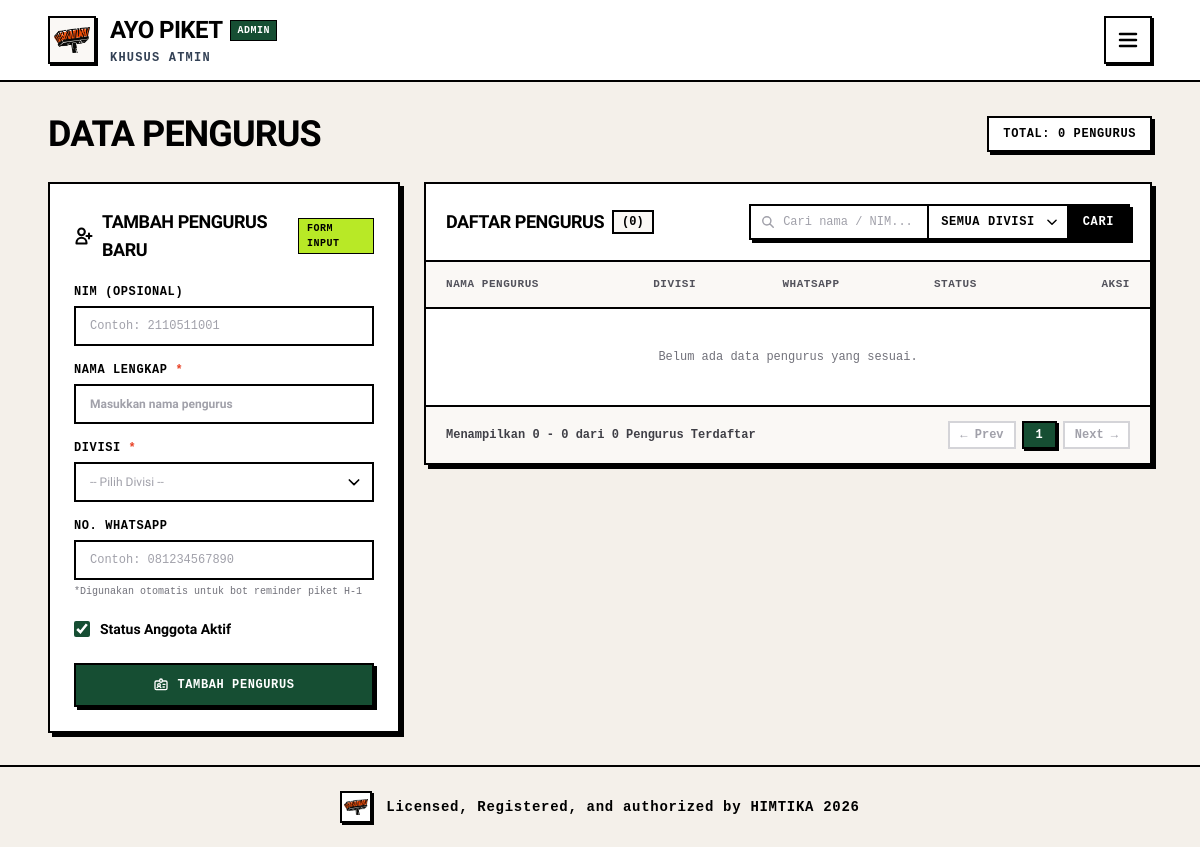
Before: /admin/members.php (signed in) with the older database file.
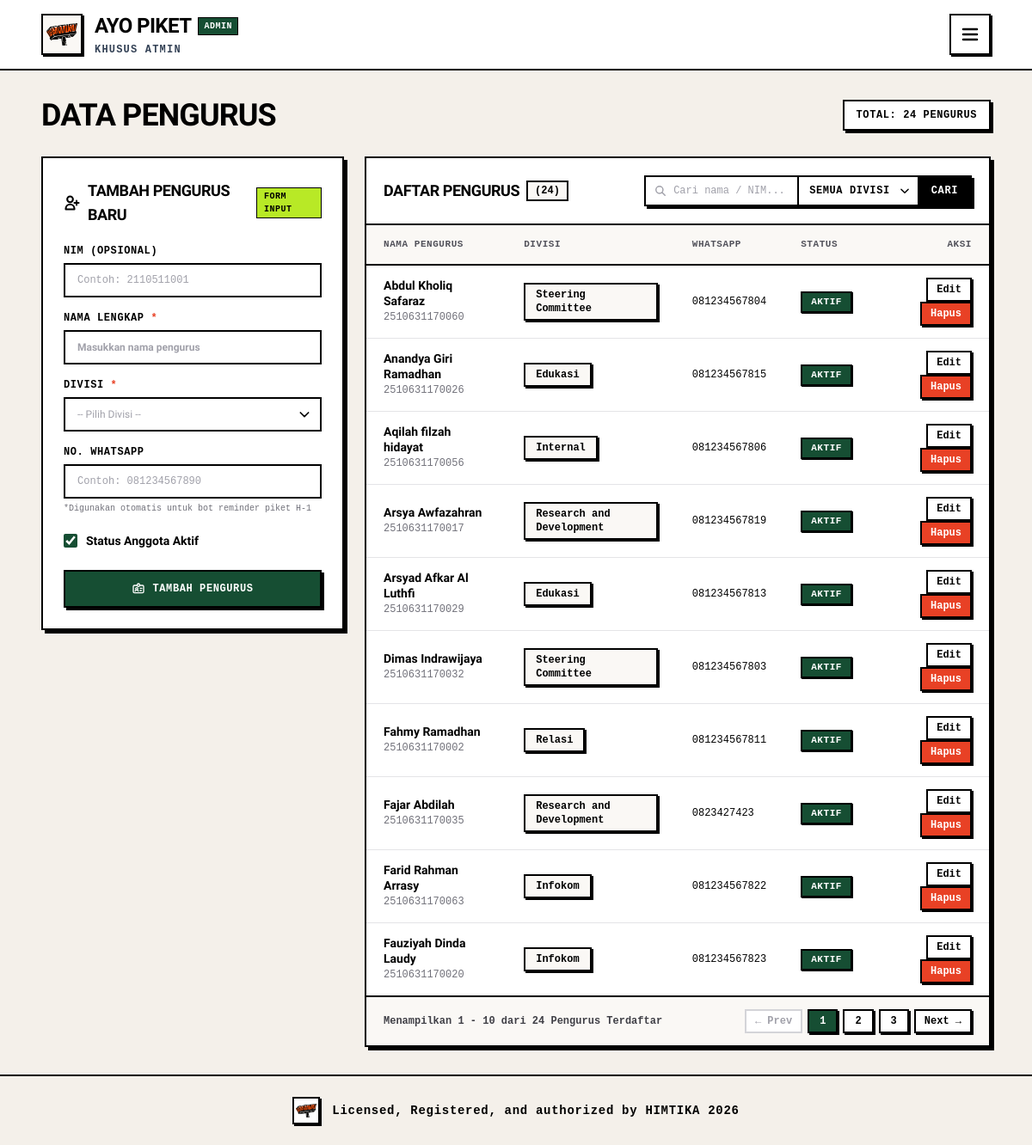
After: the same page with the newer database file.
### tables this page shows
CREATE TABLE IF NOT EXISTS `members` (
  `id` INT AUTO_INCREMENT PRIMARY KEY,
  `nim` VARCHAR(20) NULL UNIQUE,
  `nama` VARCHAR(100) NOT NULL,
  `division_id` INT NOT NULL,
  `no_wa` VARCHAR(20) NULL,
  `is_active` TINYINT(1) DEFAULT 1,
  `created_at` TIMESTAMP DEFAULT CURRENT_TIMESTAMP,
  FOREIGN KEY (`division_id`) REFERENCES `divisions`(`id`) ON DELETE CASCADE
);

CREATE TABLE IF NOT EXISTS `divisions` (
  `id` INT AUTO_INCREMENT PRIMARY KEY,
  `nama_divisi` VARCHAR(100) NOT NULL,
  `created_at` TIMESTAMP DEFAULT CURRENT_TIMESTAMP
);

### includes/functions.php (called while the page is built, shortened)
<?php
function sanitize($data) {
    return htmlspecialchars(trim($data), ENT_QUOTES, 'UTF-8');
}

### admin/members.php (the view, shortened to what the rows shown need)
<?php
require_once __DIR__ . '/../config/database.php';
require_once __DIR__ . '/../includes/functions.php';
$data_edit = null;
$query_str = "
    SELECT m.*, d.nama_divisi
    FROM members m
    JOIN divisions d ON m.division_id = d.id
";
$params = [];
$query_str .= " ORDER BY m.nama ASC";
$stmt_members = $koneksi->prepare($query_str);
$stmt_members->execute($params);
$daftar_pengurus = $stmt_members->fetchAll();
$halaman = max(1, (int)($_GET['page'] ?? 1));
$per_page = 10;
$offset = ($halaman - 1) * $per_page;
$daftar_pengurus_tampil = array_slice($daftar_pengurus, $offset, $per_page);
require_once __DIR__ . '/header.php';
?>
<div class="space-y-6 sm:space-y-7">
    <div class="flex flex-col lg:flex-row lg:items-center lg:justify-between gap-4">
        <div>
            <h1 class="text-2xl sm:text-3xl lg:text-4xl font-black uppercase tracking-tight text-black">
                Data Pengurus
            </h1>
        </div>
    </div>
    <div class="grid grid-cols-1 lg:grid-cols-12 gap-6 items-start">
        <div class="lg:col-span-4 space-y-6">
            <div class="bg-white border-2 border-black shadow-[4px_4px_0px_#000] p-5 sm:p-6">
                <div class="flex items-center justify-between gap-2 mb-5">
                    <div class="flex items-center gap-2">
                        <h2 class="text-base sm:text-lg font-black uppercase tracking-tight text-black">
                            <?= $data_edit ? 'Edit Data Pengurus' : 'Tambah Pengurus Baru' ?>
                        </h2>
                    </div>
                </div>
            </div>
        </div>
        <div class="lg:col-span-8 space-y-6">
            <div class="bg-white border-2 border-black shadow-[4px_4px_0px_#000] overflow-hidden">
                <div class="p-4 sm:p-5 border-b-2 border-black flex flex-col md:flex-row md:items-center md:justify-between gap-3">
                    <div class="flex items-center gap-2">
                        <h2 class="text-base sm:text-lg font-black uppercase tracking-tight text-black">
                            Daftar Pengurus
                        </h2>
                    </div>
                </div>
                <div class="overflow-x-auto">
                    <table class="w-full text-left border-collapse">
                        <thead class="border-b-2 border-black bg-[#FAF8F5] font-mono text-[11px] font-bold uppercase tracking-wider text-zinc-600">
                            <tr>
                                <th class="px-5 py-3.5">NAMA PENGURUS</th>
                                <th class="px-5 py-3.5">DIVISI</th>
                                <th class="px-5 py-3.5">WHATSAPP</th>
                                <th class="px-5 py-3.5">STATUS</th>
                                <th class="px-5 py-3.5 text-right">AKSI</th>
                            </tr>
                        </thead>
                        <tbody class="divide-y divide-zinc-200 bg-white">
                            <?php if (empty($daftar_pengurus_tampil)): ?>
                                <tr>
                                    <td colspan="5" class="px-5 py-10 text-center font-mono text-xs text-zinc-500">
                                        Belum ada data pengurus yang sesuai.
                                    </td>
                                </tr>
                            <?php else: ?>
                                <?php foreach ($daftar_pengurus_tampil as $m): ?>
                                    <tr class="hover:bg-[#FAF8F5] transition">
                                        <td class="px-5 py-3.5">
                                            <div class="font-bold text-sm text-black leading-tight">
                                                <?= sanitize($m['nama']) ?>
                                            </div>
                                            <div class="font-mono text-xs text-zinc-500 mt-0.5">
                                                <?= $m['nim'] ? sanitize($m['nim']) : '-' ?>
                                            </div>
                                        </td>
                                        <td class="px-5 py-3.5">
                                            <span class="inline-block px-3 py-1 bg-[#FAF8F5] border-2 border-black text-black font-mono font-bold text-xs shadow-[2px_2px_0px_#000]">
                                                <?= sanitize($m['nama_divisi']) ?>
                                            </span>
                                        </td>
                                        <td class="px-5 py-3.5 font-mono text-xs text-black">
                                            <?= $m['no_wa'] ? sanitize($m['no_wa']) : '-' ?>
                                        </td>
                                        <td class="px-5 py-3.5">
                                            <?php if ($m['is_active']): ?>
                                                <span class="inline-block px-2.5 py-0.5 bg-[#164E33] text-white border-2 border-black font-mono font-bold text-[11px] uppercase tracking-wider shadow-[1px_1px_0px_#000]">
                                                    Aktif
                                                </span>
                                            <?php else: ?>
                                                <span class="inline-block px-2.5 py-0.5 bg-zinc-100 text-zinc-500 border-2 border-black font-mono font-bold text-[11px] uppercase tracking-wider">
                                                    Nonaktif
                                                </span>
                                            <?php endif; ?>
                                        </td>
                                        <td class="px-5 py-3.5 text-right font-mono text-xs font-bold space-x-2">
                                            <a href="members.php?aksi=edit&id=<?= $m['id'] ?>"
                                               class="px-2.5 py-1 bg-white hover:bg-zinc-100 text-black border-2 border-black shadow-[2px_2px_0px_#000] inline-block hover:translate-x-[1px] hover:translate-y-[1px] transition">
                                                Edit
                                            </a>
                                            <a href="members.php?aksi=hapus&id=<?= $m['id'] ?>"
                                               onclick="return confirm('Hapus data pengurus <?= sanitize($m['nama']) ?>?');"
                                               class="px-2.5 py-1 bg-[#E84125] hover:bg-red-700 text-white border-2 border-black shadow-[2px_2px_0px_#000] inline-block hover:translate-x-[1px] hover:translate-y-[1px] transition">
                                                Hapus
                                            </a>
                                        </td>
                                    </tr>
                                <?php endforeach; ?>
                            <?php endif; ?>
                        </tbody>
                    </table>
                </div>
            </div>
        </div>
    </div>
</div>
<?php require_once __DIR__ . '/footer.php'; ?>

Changed rows visible on the page:
added members: nama "Abdul Kholiq Safaraz", nim "2510631170060", division.nama_divisi "Steering Committee", no_wa "081234567804", is_active "AKTIF"
added members: nama "Anandya Giri Ramadhan", nim "2510631170026", division.nama_divisi "Edukasi", no_wa "081234567815", is_active "AKTIF"
added members: nama "Aqilah filzah hidayat", nim "2510631170056", division.nama_divisi "Internal", no_wa "081234567806", is_active "AKTIF"
added members: nama "Arsya Awfazahran", nim "2510631170017", division.nama_divisi "Research and Development", no_wa "081234567819", is_active "AKTIF"
added members: nama "Arsyad Afkar Al Luthfi", nim "2510631170029", division.nama_divisi "Edukasi", no_wa "081234567813", is_active "AKTIF"
added members: nama "Dimas Indrawijaya", nim "2510631170032", division.nama_divisi "Steering Committee", no_wa "081234567803", is_active "AKTIF"
added members: nama "Fahmy Ramadhan", nim "2510631170002", division.nama_divisi "Relasi", no_wa "081234567811", is_active "AKTIF"
added members: nama "Fajar Abdilah", nim "2510631170035", division.nama_divisi "Research and Development", no_wa "0823427423", is_active "AKTIF"
added members: nama "Farid Rahman Arrasy", nim "2510631170063", division.nama_divisi "Infokom", no_wa "081234567822", is_active "AKTIF"
added members: nama "Fauziyah Dinda Laudy", nim "2510631170020", division.nama_divisi "Infokom", no_wa "081234567823", is_active "AKTIF"
Other visible differences:
$total_semua: "0" → "24"
count($daftar_pengurus): "0" → "24"
$offset_start: "0" → "1"
$offset_end: "0" → "10"
$total_hasil: "0" → "24"
new list line: "2"
new list line: "3"
text no longer shown: "Belum ada data pengurus yang sesuai."
